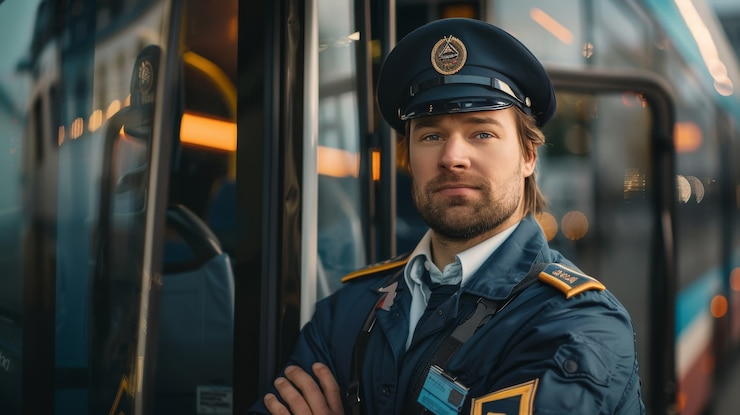
#> input picture dataset/AI Image/IF_10_Kelompok_1_Gambar_AI_101.jpg, 740 x 415 px
$ python -i predict_utils.py   (imports and definitions only)
#> lines starting #> are read from the running program, lines starting #| are printed output that depends on the picture
import cv2
import numpy as np

def extract_rgb_histogram(images):
    features = []
    for img in images:
        hist_r = cv2.calcHist([img], [0], None, [32], [0, 256])
        hist_g = cv2.calcHist([img], [1], None, [32], [0, 256])
        hist_b = cv2.calcHist([img], [2], None, [32], [0, 256])

        hist = np.hstack([
            cv2.normalize(hist_r, hist_r).flatten(),
            cv2.normalize(hist_g, hist_g).flatten(),
            cv2.normalize(hist_b, hist_b).flatten()
        ])
        features.append(hist)

    return np.array(features)


def preprocess_image(image, size=(128, 128)):
    image = cv2.resize(image, size)
    return image


def build_feature(image):
    img = preprocess_image(image)
    feature = extract_rgb_histogram([img])
    return feature

>>> import cv2
>>> picture = cv2.imread('dataset/AI Image/IF_10_Kelompok_1_Gambar_AI_101.jpg')
#> picture is the input picture: shape (415, 740, 3); mean B, G, R 64.4, 67.5, 64.7
>>> result = build_feature(picture)
#> in preprocess_image, `image = cv2.resize(image, size)`:
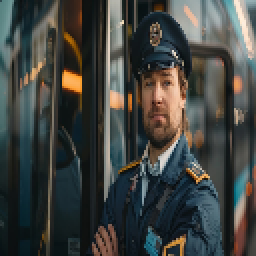
#> image: shape (128, 128, 3) (shown 2 times larger); mean of channels 0, 1, 2 64.2, 67.4, 64.6; drawn as B, G, R
#> the loop in extract_rgb_histogram, `for img in images:` made 1 pass
#> after the loop in extract_rgb_histogram, `for img in images:`: features = 1 item

$ run again, on dataset/AI Image/IF_10_Kelompok_1_Gambar_AI_107.jpg
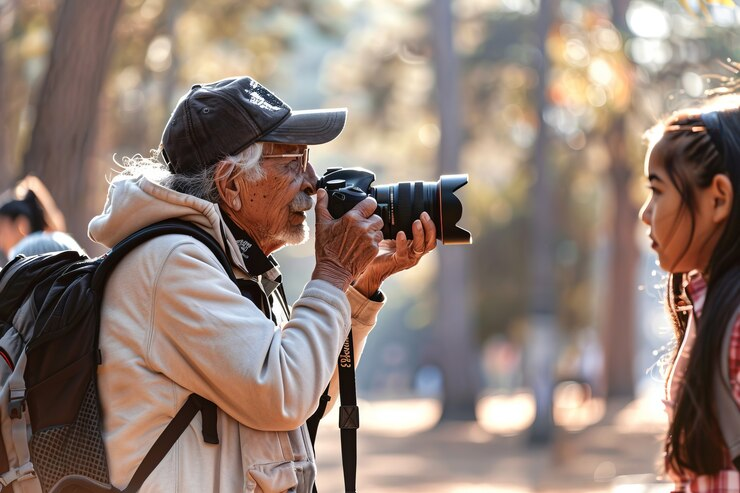
#> input picture dataset/AI Image/IF_10_Kelompok_1_Gambar_AI_107.jpg, 740 x 493 px
#> picture is the input picture: shape (493, 740, 3); mean B, G, R 117.6, 127.1, 145.2
#> in preprocess_image, `image = cv2.resize(image, size)`:
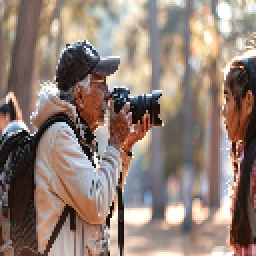
#> image: shape (128, 128, 3) (shown 2 times larger); mean of channels 0, 1, 2 117.4, 126.9, 145; drawn as B, G, R
#> the loop in extract_rgb_histogram, `for img in images:` made 1 pass
#> after the loop in extract_rgb_histogram, `for img in images:`: features = 1 item

$ run again, on dataset/AI Image/IF_10_Kelompok_1_Gambar_AI_111.jpg
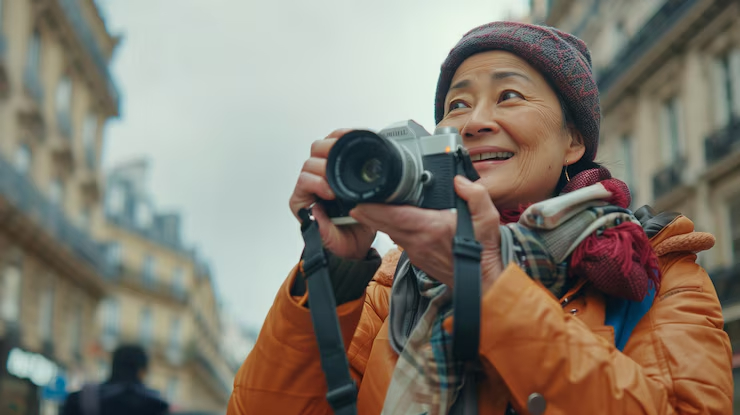
#> input picture dataset/AI Image/IF_10_Kelompok_1_Gambar_AI_111.jpg, 740 x 415 px
#> picture is the input picture: shape (415, 740, 3); mean B, G, R 112, 124.1, 131.8
#> in preprocess_image, `image = cv2.resize(image, size)`:
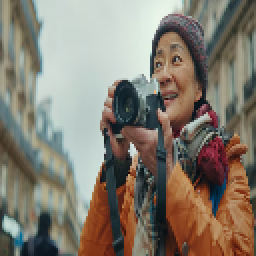
#> image: shape (128, 128, 3) (shown 2 times larger); mean of channels 0, 1, 2 111.8, 124, 131.6; drawn as B, G, R
#> the loop in extract_rgb_histogram, `for img in images:` made 1 pass
#> after the loop in extract_rgb_histogram, `for img in images:`: features = 1 item

$ run again, on dataset/AI Image/IF_10_Kelompok_1_Gambar_AI_113.jpg
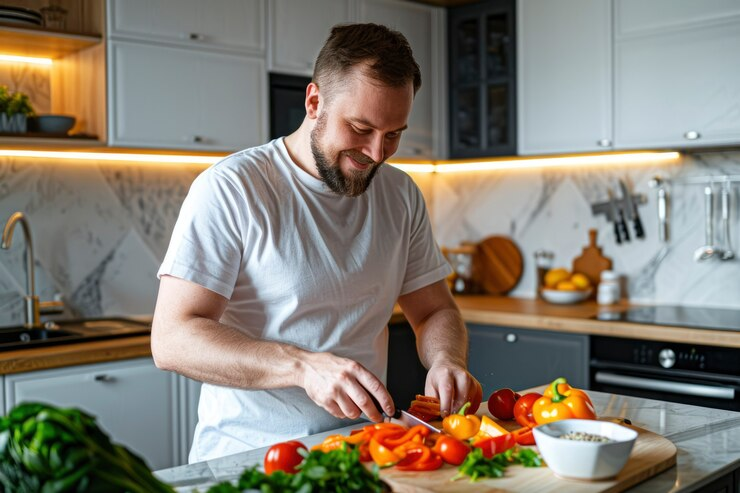
#> input picture dataset/AI Image/IF_10_Kelompok_1_Gambar_AI_113.jpg, 740 x 493 px
#> picture is the input picture: shape (493, 740, 3); mean B, G, R 115.1, 126.6, 133.5
#> in preprocess_image, `image = cv2.resize(image, size)`:
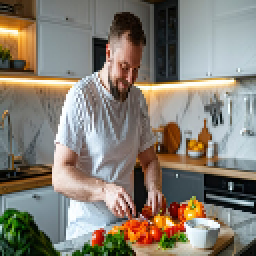
#> image: shape (128, 128, 3) (shown 2 times larger); mean of channels 0, 1, 2 115, 126.5, 133.4; drawn as B, G, R
#> the loop in extract_rgb_histogram, `for img in images:` made 1 pass
#> after the loop in extract_rgb_histogram, `for img in images:`: features = 1 item
